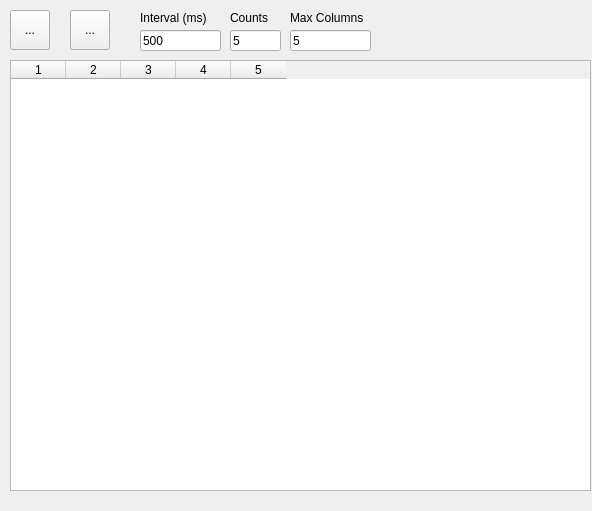
<?xml version="1.0" encoding="UTF-8"?>
<ui version="4.0">
 <class>Form</class>
 <widget class="QWidget" name="Form">
  <property name="geometry">
   <rect>
    <x>0</x>
    <y>0</y>
    <width>592</width>
    <height>511</height>
   </rect>
  </property>
  <property name="windowTitle">
   <string>Form</string>
  </property>
  <widget class="QTableWidget" name="table">
   <property name="geometry">
    <rect>
     <x>10</x>
     <y>60</y>
     <width>581</width>
     <height>431</height>
    </rect>
   </property>
   <property name="rowCount">
    <number>0</number>
   </property>
   <property name="columnCount">
    <number>5</number>
   </property>
   <attribute name="horizontalHeaderDefaultSectionSize">
    <number>55</number>
   </attribute>
   <attribute name="verticalHeaderMinimumSectionSize">
    <number>15</number>
   </attribute>
   <attribute name="verticalHeaderDefaultSectionSize">
    <number>20</number>
   </attribute>
   <column/>
   <column/>
   <column/>
   <column/>
   <column/>
  </widget>
  <widget class="QToolButton" name="button_measure">
   <property name="geometry">
    <rect>
     <x>10</x>
     <y>10</y>
     <width>40</width>
     <height>40</height>
    </rect>
   </property>
   <property name="toolTip">
    <string>Start measurement</string>
   </property>
   <property name="text">
    <string>...</string>
   </property>
   <property name="icon">
    <iconset>
     <normaloff>icons/measure.png</normaloff>icons/measure.png</iconset>
   </property>
   <property name="iconSize">
    <size>
     <width>48</width>
     <height>48</height>
    </size>
   </property>
  </widget>
  <widget class="QLineEdit" name="field_time_interval">
   <property name="geometry">
    <rect>
     <x>140</x>
     <y>30</y>
     <width>81</width>
     <height>21</height>
    </rect>
   </property>
   <property name="inputMethodHints">
    <set>Qt::ImhNone</set>
   </property>
   <property name="text">
    <string>500</string>
   </property>
  </widget>
  <widget class="QLabel" name="label">
   <property name="geometry">
    <rect>
     <x>140</x>
     <y>10</y>
     <width>111</width>
     <height>16</height>
    </rect>
   </property>
   <property name="text">
    <string>Interval (ms)</string>
   </property>
  </widget>
  <widget class="QLineEdit" name="field_counts">
   <property name="geometry">
    <rect>
     <x>230</x>
     <y>30</y>
     <width>51</width>
     <height>21</height>
    </rect>
   </property>
   <property name="text">
    <string>5</string>
   </property>
  </widget>
  <widget class="QLabel" name="label_2">
   <property name="geometry">
    <rect>
     <x>230</x>
     <y>10</y>
     <width>51</width>
     <height>16</height>
    </rect>
   </property>
   <property name="text">
    <string>Counts</string>
   </property>
  </widget>
  <widget class="QLabel" name="text_status">
   <property name="geometry">
    <rect>
     <x>400</x>
     <y>10</y>
     <width>141</width>
     <height>31</height>
    </rect>
   </property>
   <property name="text">
    <string/>
   </property>
  </widget>
  <widget class="QToolButton" name="button_save">
   <property name="geometry">
    <rect>
     <x>70</x>
     <y>10</y>
     <width>40</width>
     <height>40</height>
    </rect>
   </property>
   <property name="toolTip">
    <string>Start measurement</string>
   </property>
   <property name="text">
    <string>...</string>
   </property>
   <property name="icon">
    <iconset>
     <normaloff>icons/save.png</normaloff>icons/save.png</iconset>
   </property>
   <property name="iconSize">
    <size>
     <width>48</width>
     <height>48</height>
    </size>
   </property>
  </widget>
  <widget class="QLineEdit" name="field_columns">
   <property name="geometry">
    <rect>
     <x>290</x>
     <y>30</y>
     <width>81</width>
     <height>21</height>
    </rect>
   </property>
   <property name="text">
    <string>5</string>
   </property>
  </widget>
  <widget class="QLabel" name="label_3">
   <property name="geometry">
    <rect>
     <x>290</x>
     <y>10</y>
     <width>91</width>
     <height>16</height>
    </rect>
   </property>
   <property name="text">
    <string>Max Columns</string>
   </property>
  </widget>
 </widget>
 <resources/>
 <connections/>
</ui>
